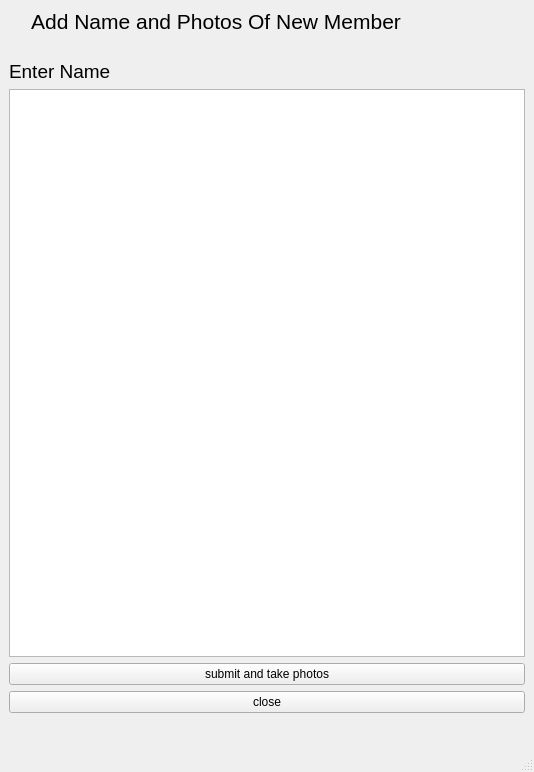
<?xml version="1.0" encoding="UTF-8"?>
<ui version="4.0">
 <class>MemberWindow</class>
 <widget class="QMainWindow" name="MemberWindow">
  <property name="geometry">
   <rect>
    <x>0</x>
    <y>0</y>
    <width>534</width>
    <height>772</height>
   </rect>
  </property>
  <property name="windowTitle">
   <string>Add New Member</string>
  </property>
  <widget class="QWidget" name="centralwidget">
   <layout class="QGridLayout" name="gridLayout">
    <item row="3" column="0">
     <widget class="QTextEdit" name="name"/>
    </item>
    <item row="4" column="0">
     <widget class="QPushButton" name="tphoto">
      <property name="text">
       <string>submit and take photos</string>
      </property>
     </widget>
    </item>
    <item row="5" column="0">
     <widget class="QPushButton" name="close">
      <property name="text">
       <string>close</string>
      </property>
     </widget>
    </item>
    <item row="0" column="0">
     <widget class="QLabel" name="label">
      <property name="font">
       <font>
        <pointsize>16</pointsize>
       </font>
      </property>
      <property name="text">
       <string>    Add Name and Photos Of New Member</string>
      </property>
     </widget>
    </item>
    <item row="1" column="0">
     <widget class="QLabel" name="label_2">
      <property name="text">
       <string/>
      </property>
      <property name="pixmap">
       <pixmap resource="addmember.qrc">:/member/mem.png</pixmap>
      </property>
      <property name="scaledContents">
       <bool>true</bool>
      </property>
     </widget>
    </item>
    <item row="2" column="0">
     <widget class="QLabel" name="label_3">
      <property name="font">
       <font>
        <pointsize>14</pointsize>
       </font>
      </property>
      <property name="text">
       <string>Enter Name</string>
      </property>
     </widget>
    </item>
    <item row="6" column="0">
     <widget class="QLabel" name="label_4">
      <property name="font">
       <font>
        <pointsize>14</pointsize>
       </font>
      </property>
      <property name="text">
       <string/>
      </property>
     </widget>
    </item>
   </layout>
  </widget>
  <widget class="QMenuBar" name="menubar">
   <property name="geometry">
    <rect>
     <x>0</x>
     <y>0</y>
     <width>534</width>
     <height>26</height>
    </rect>
   </property>
  </widget>
  <widget class="QStatusBar" name="statusbar"/>
 </widget>
 <resources>
  <include location="addmember.qrc"/>
 </resources>
 <connections/>
</ui>
